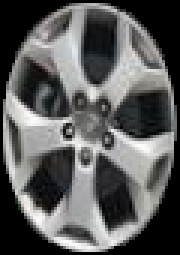
#> input picture 轮毂/杨帅老师mask相似度/热力学/006A.png, 60 x 85 px (shown 3 times larger)
$ python 'A辐条数.py'
#> lines starting #> are read from the running program, lines starting #| are printed output that depends on the picture; after the words box and inside, x2 and y2 are one past the last pixel; in counts of white or black regions, pixels touching at a corner belong together
import cv2
import numpy as np


# 读取图像
image = cv2.imread('006A.png')
#> image is the input picture: shape (85, 60, 3); mean B, G, R 90.9, 91.2, 91
if image is None:
    raise FileNotFoundError('无法读取图像006A.png')

gray = cv2.cvtColor(image, cv2.COLOR_BGR2GRAY)
# 使用霍夫圆变换检测圆
circles = cv2.HoughCircles(gray, cv2.HOUGH_GRADIENT, 1, 20,
                           param1=50, param2=30, minRadius=0, maxRadius=0)
#> circles = [[29.5, 57.5, 25.7], [28.5, 23.5, 23.2], [47.5, 36.5, 9.6]]

if circles is not None:
    circles = np.uint16(np.around(circles))
#> circles = [[30, 58, 26], [28, 24, 23], [48, 36, 10]]
    for i in circles[0, :]:
        center = (i[0], i[1])
        radius = i[2]
        # param1：霍夫梯度法中Canny边缘检测的高阈值，低阈值是高阈值的一半。
        # 这里设为50，较高的值会减少边缘检测的数量，有助于排除一些噪声边缘，但如果过高可能会遗漏轮毂的边缘。
        # param2：累加器阈值。只有累加器值高于此阈值的圆才会被检测出来。
        # 设为30，较小的值会检测出更多的圆，包括一些可能是噪声的假圆；较大的值则只会检测出更显著的圆。
        # minRadius：检测到的圆的最小半径。设为0，表示不限制最小半径，实际应用中可根据轮毂大小调整。
        # maxRadius：检测到的圆的最大半径。设为0，表示不限制最大半径，同样可根据实际轮毂尺寸调整。

        # 创建一个空白图像，大小与原图像相同
        blank_image = np.zeros_like(image)
        # 在空白图像上绘制标准圆
        cv2.circle(blank_image, center, radius, (255, 255, 255), thickness=-1)
        # 使用按位与操作将原图像中的轮毂部分提取出来并规整为标准圆
        result = cv2.bitwise_and(image, blank_image)
        # 显示结果图像
        cv2.imshow('result', result)
        cv2.waitKey(0)

        break
#> this loop made 1 pass
#> pass 1, `result = cv2.bitwise_and(image, blank_image)`:
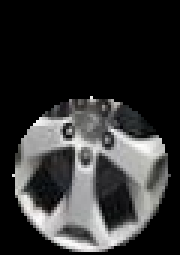
#> result: shape (85, 60, 3) (shown 3 times larger); mean B, G, R 49.2, 49.3, 49.3
#> after the loop:
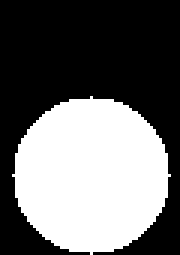
#> blank_image: shape (85, 60, 3) (shown 3 times larger); 41.6% white; 1 white region, box (x1, y1, x2, y2) and area: (4, 32, 57, 85) 2121
else:
    print('未检测到圆')
